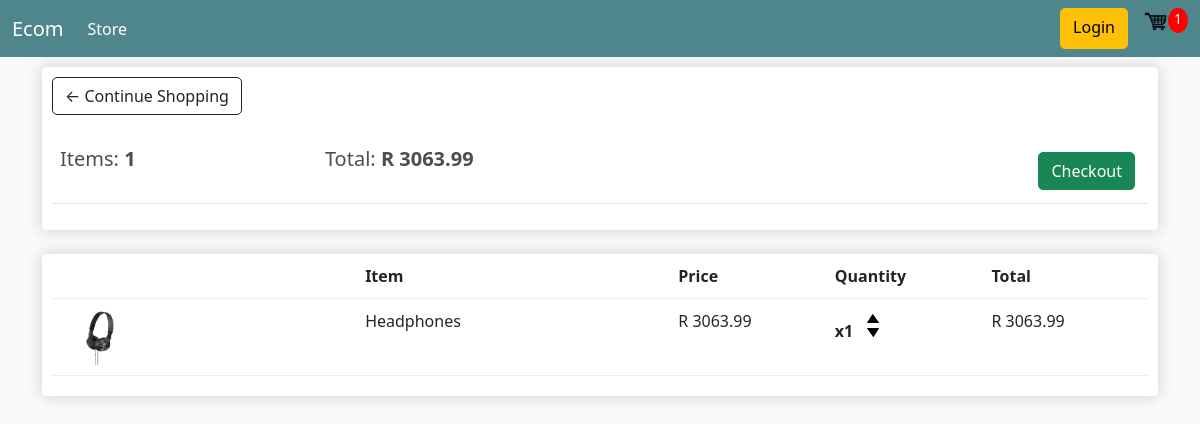
The app's page /cart/ (signed in) with its own data.
### store/models.py (models this page shows, shortened)
class Order(models.Model):
    customer = models.ForeignKey(Customer, on_delete=models.SET_NULL, null=True, blank=True)
    date_ordered = models.DateTimeField(auto_now_add=True)
    complete = models.BooleanField(default=False)
    transaction_id = models.CharField(max_length=100, null=True)
    @property
    def get_cart_total(self):
        orderitems = self.orderitem_set.all()
        total = sum([item.get_total for item in orderitems])
        return total
    @property
    def get_cart_items(self):
        orderitems = self.orderitem_set.all()
        total = sum([item.quantity for item in orderitems])
        return total

class OrderItem(models.Model):
    product = models.ForeignKey(Product, on_delete=models.SET_NULL, null=True)
    order = models.ForeignKey(Order, on_delete=models.SET_NULL, null=True)
    quantity = models.IntegerField(default=0, null=True, blank=True)
    date_added = models.DateTimeField(auto_now_add=True)
    @property
    def get_total(self):
        total = self.product.price * self.quantity
        return total

class Product(models.Model):
    name = models.CharField(max_length=200)
    price = models.DecimalField(max_digits=7, decimal_places=2)
    digital = models.BooleanField(default=False, null=True, blank=True)
    image = models.ImageField(null=True, blank=True )
    @property
    def imageURL(self):
        try:
            url = self.image.url
        except:
            url = ''
        return url

### store/views.py (the view)
# urls.py: path('cart/', views.cart, name='cart'),
def cart(request):
    data = cartData(request)
    cartItems = data['cartItems']
    order = data['order']
    items = data['items']
    context = {'items':items, 'order':order, 'cartItems':cartItems}
    return render(request, 'store/cart.html', context)

### store/utils.py (called while the page is built)
def cartData(request):
    if request.user.is_authenticated:
        customer = request.user.customer
        order, created = Order.objects.get_or_create(customer=customer, complete=False)
        items = order.orderitem_set.all()
        cartItems = order.get_cart_items
    else:
        cookieData = cookieCart(request)
        cartItems = cookieData['cartItems']
        order = cookieData['order']
        items = cookieData['items']
    return {'cartItems':cartItems, 'order':order, 'items':items}

### store/templates/store/cart.html
{% extends 'store/main.html' %}
{% load static %}
{% block content %}
  <div class="row">
    <div class="col-lg-12">
      <div class="box-element">
        <a class="btn btn-outline-dark" href="{% url 'store' %}">&#x2190; Continue Shopping</a>
        <br>
        <br>
        <table class="table">
          <tr>
            <th><h5>Items: <strong>{{order.get_cart_items}}</strong></h5></th>
            <th><h5>Total: <strong>R {{order.get_cart_total|floatformat:2}}</strong></h5></th>
            <th><a style='float:right; margin:5px' class="btn btn-success" href="{% url 'checkout' %}">Checkout</a> </th>
          </tr>
        </table>
      </div>
      <br>
      <div class="box-element">
        <div class="cart-row">
          <div style="flex:2" class=""></div>
          <div style="flex:2" class=""><strong>Item</strong></div>
          <div style="flex:1" class=""><strong>Price</strong></div>
          <div style="flex:1" class=""><strong>Quantity</strong></div>
          <div style="flex:1" class=""><strong>Total</strong></div>
        </div>
        {% for item in items %}
        <div class="cart-row">
          <div style="flex:2"><img class="row-image" src="{{item.product.imageURL}}" alt="item image"> </div>
          <div style="flex:2">{{item.product.name}}</div>
          <div style="flex:1">R {{item.product.price|floatformat:2}}</div>
          <div style="flex:1">
            <p class="quantity">x{{item.quantity}}</p>
            <div class="quantity">
              <img data-product="{{item.product.id}}" data-action="add" class="chg-quantity update-cart" src="{% static 'images/arrow-up.png' %}" alt="">
              <img data-product="{{item.product.id}}" data-action="remove" class="chg-quantity update-cart" src="{% static 'images/arrow-down.png' %}" alt="">
            </div>
          </div>
          <div style="flex:1">R {{item.get_total}}</div>
        </div>
        {% endfor %}
      </div>
    </div>
  </div>
{% endblock %}

### static/css/main.css (style rules this page uses)
body { background-color: hsl(0, 0%, 98%); }
h1,h2,h3,h4,h5,h6 { color:hsl(0, 0%, 30%); }
.box-element { box-shadow:hsl(0, 0%, 80%) 0 0 16px; background-color: #fff; border-radius: 4px; padding: 10px; }
.col-lg-4, .col-lg-6, .col-lg-8, .col-lg-12 { margin-top: 10px; }
.btn { border-radius: 5px; }
.row-image { width: 100px; }
.cart-row { display: flex; align-items: flex-stretch; padding-bottom: 10px; margin-bottom: 10px; border-bottom: 1px solid #ececec; }
.quantity { display: inline-block; font-weight: 700; padding-right:10px; }
.chg-quantity { width: 12px; cursor: pointer; display: block; margin-top: 5px; transition:.1s; }

### records on screen
Order: get_cart_items "1", get_cart_total "3063.99"
OrderItem: product.imageURL (picture), product.name "Headphones", product.price "3063.99", quantity "1", get_total "3063.99"

### other values on screen
{{ cartItems }} "1"
